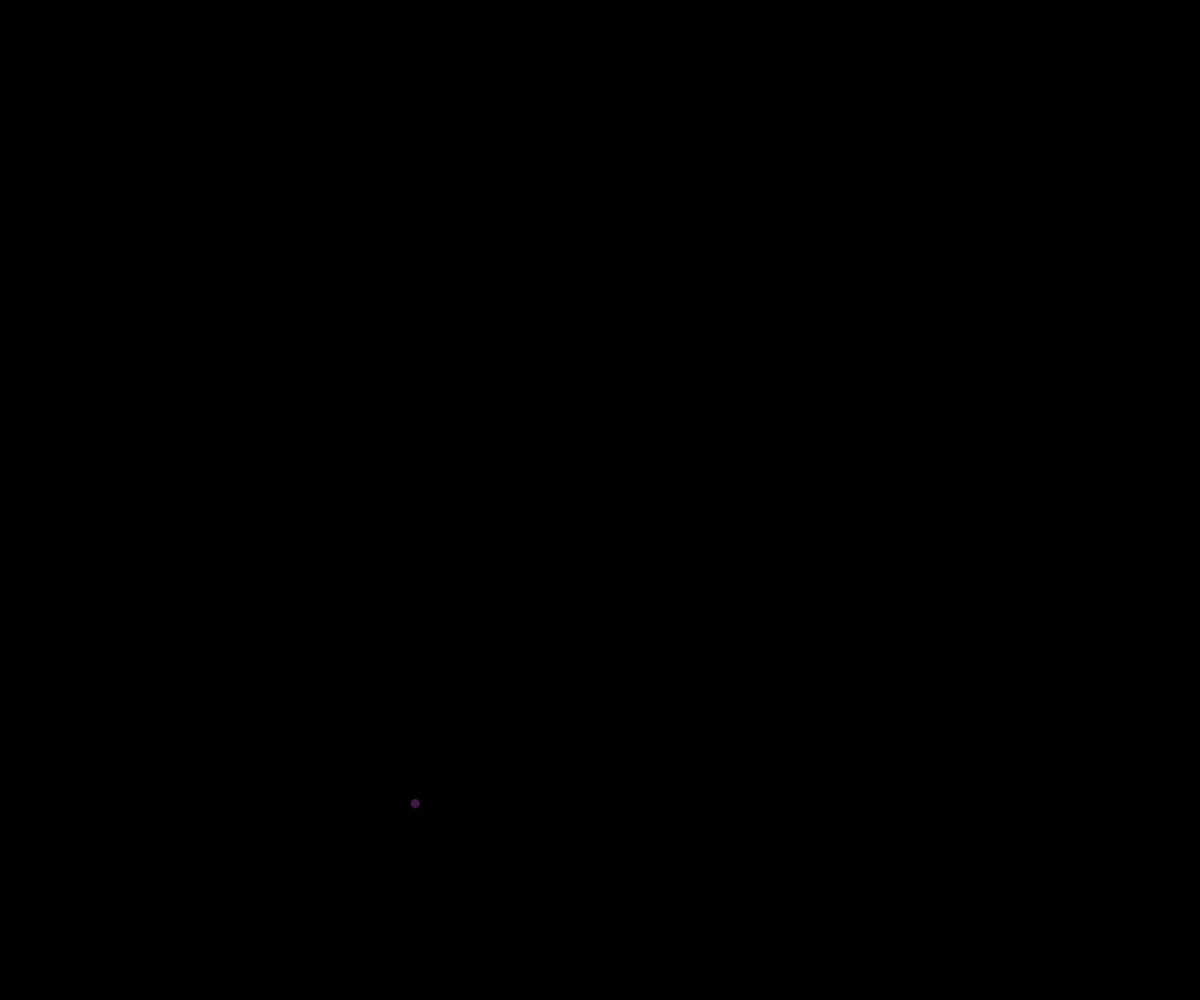
Frame 1 (no input)
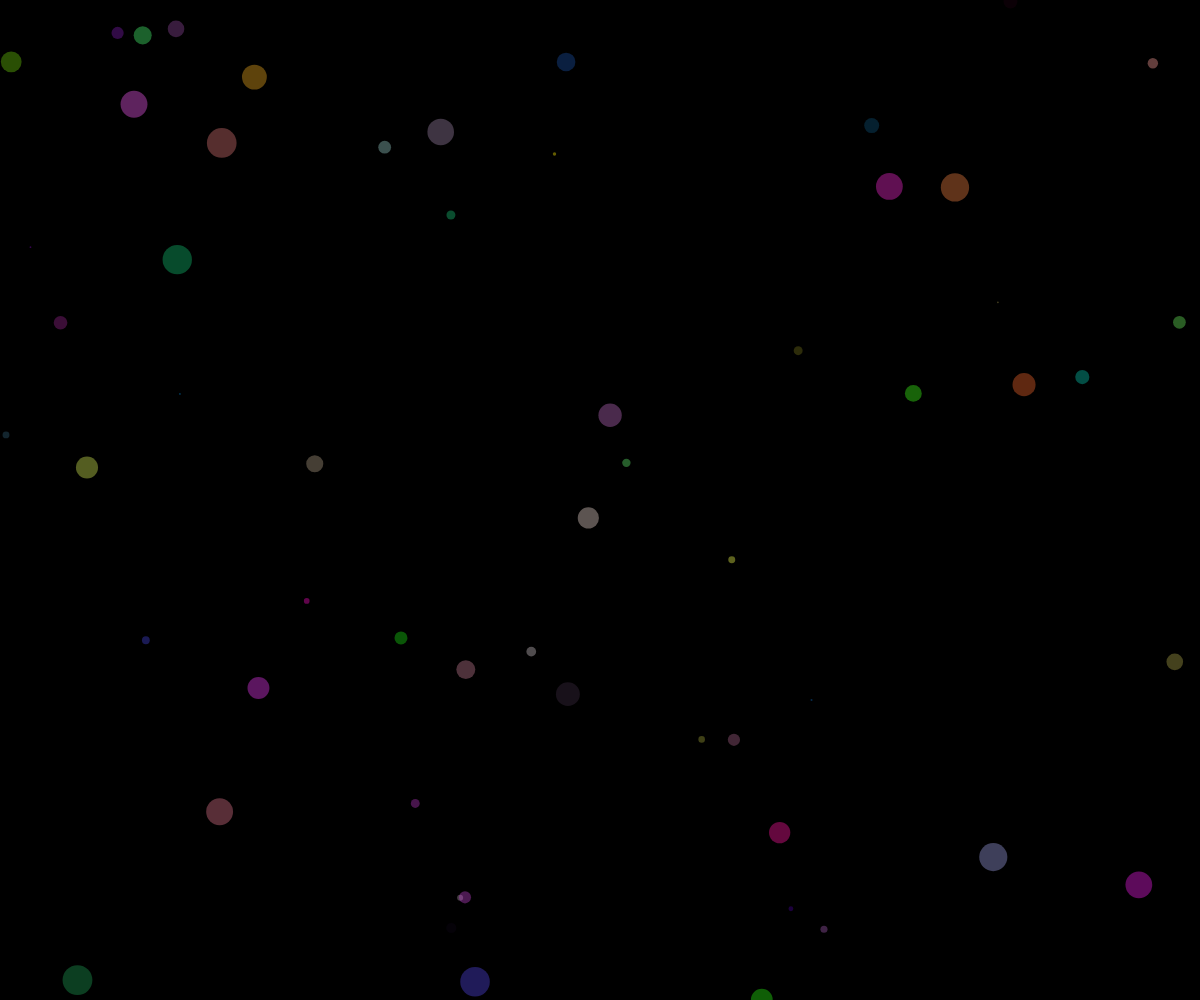
Frame 60 (no input)
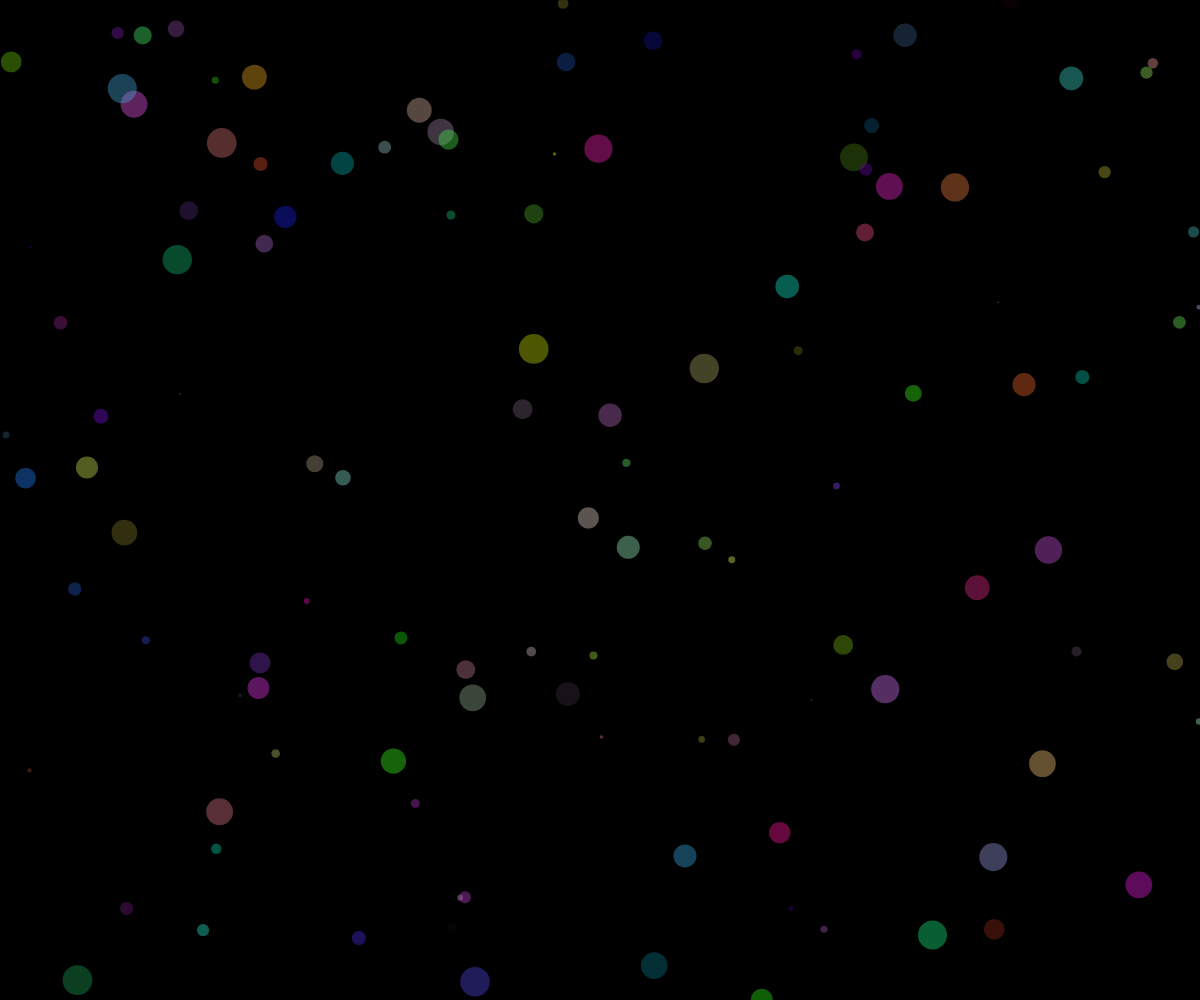
Frame 120 (the mouse pressed at the canvas centre since frame 60)

The p5.js sketch that drew these frames (run headless with seeded random() and noise() and a simulated clock; from frame 60 on, the mouse is pressed at the canvas centre):

// p5.js sketch
// ── sketch.js
// The random() Function (Random Points)
// Code! Programming with p5.js
// The Coding Train / Daniel Shiffman
// https://thecodingtrain.com/beginners/p5js/beginners/p5js/2.4-random.html
// https://youtu.be/POn4cZ0jL-o

// Random Square Design: https://editor.p5js.org/codingtrain/sketches/Sl8ml_Lz8
// Random House Exercise: https://editor.p5js.org/codingtrain/sketches/HGq_S0Z5H
// Random Points: https://editor.p5js.org/codingtrain/sketches/h7hFqoV6H
// Painting Exercise 1: https://editor.p5js.org/codingtrain/sketches/stERy5a1D
// Painting Exercise 2: https://editor.p5js.org/codingtrain/sketches/IyyJ1QYKh

let x, y, r, g, b;

function setup() {
  createCanvas(windowWidth, windowHeight);
  background(0);
}

function draw() {
  r = random(255);
  g = random(255); //0;
  b = random(255);
  x = random(width);
  y = random(height);
  cr=random(30);
  noStroke();
  fill(r, g, b, 100);
  circle(x, y, cr) ; //24);
}
